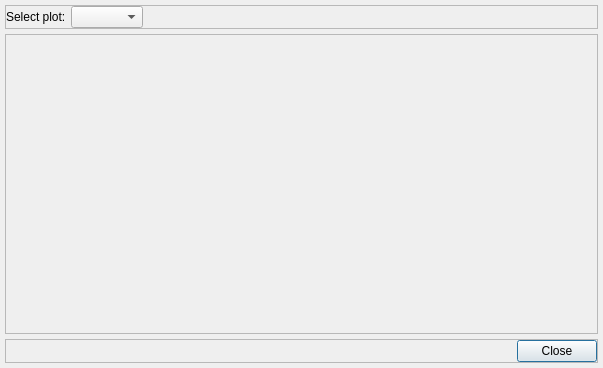
<?xml version="1.0" encoding="UTF-8"?>
<ui version="4.0">
 <class>CViewPlotsDialog</class>
 <widget class="QDialog" name="CViewPlotsDialog">
  <property name="windowModality">
   <enum>Qt::WindowModal</enum>
  </property>
  <property name="geometry">
   <rect>
    <x>0</x>
    <y>0</y>
    <width>603</width>
    <height>368</height>
   </rect>
  </property>
  <property name="windowTitle">
   <string>View plots</string>
  </property>
  <layout class="QVBoxLayout" name="mainLayout" stretch="0,1,0">
   <property name="spacing">
    <number>5</number>
   </property>
   <property name="margin">
    <number>5</number>
   </property>
   <item>
    <widget class="QFrame" name="frmPlotNames">
     <property name="frameShape">
      <enum>QFrame::StyledPanel</enum>
     </property>
     <property name="frameShadow">
      <enum>QFrame::Raised</enum>
     </property>
     <layout class="QHBoxLayout" name="frmPlotNamesLayout">
      <property name="spacing">
       <number>5</number>
      </property>
      <property name="margin">
       <number>0</number>
      </property>
      <item>
       <widget class="QLabel" name="lblPlotNamesDesc">
        <property name="text">
         <string>Select plot:</string>
        </property>
       </widget>
      </item>
      <item>
       <widget class="QComboBox" name="cbPlotNames"/>
      </item>
      <item>
       <spacer name="plotNamesSpacer">
        <property name="orientation">
         <enum>Qt::Horizontal</enum>
        </property>
        <property name="sizeHint" stdset="0">
         <size>
          <width>40</width>
          <height>20</height>
         </size>
        </property>
       </spacer>
      </item>
     </layout>
    </widget>
   </item>
   <item>
    <widget class="QStackedWidget" name="swPlots">
     <property name="sizePolicy">
      <sizepolicy hsizetype="Expanding" vsizetype="Expanding">
       <horstretch>0</horstretch>
       <verstretch>0</verstretch>
      </sizepolicy>
     </property>
     <property name="frameShape">
      <enum>QFrame::StyledPanel</enum>
     </property>
     <property name="frameShadow">
      <enum>QFrame::Sunken</enum>
     </property>
     <property name="currentIndex">
      <number>-1</number>
     </property>
    </widget>
   </item>
   <item>
    <widget class="QFrame" name="frmActions">
     <property name="frameShape">
      <enum>QFrame::StyledPanel</enum>
     </property>
     <property name="frameShadow">
      <enum>QFrame::Raised</enum>
     </property>
     <layout class="QHBoxLayout" name="frmActionsLayout">
      <property name="spacing">
       <number>5</number>
      </property>
      <property name="margin">
       <number>0</number>
      </property>
      <item>
       <spacer name="frmActionsSpacer">
        <property name="orientation">
         <enum>Qt::Horizontal</enum>
        </property>
        <property name="sizeHint" stdset="0">
         <size>
          <width>40</width>
          <height>20</height>
         </size>
        </property>
       </spacer>
      </item>
      <item>
       <widget class="QPushButton" name="btnClose">
        <property name="text">
         <string>Close</string>
        </property>
       </widget>
      </item>
     </layout>
    </widget>
   </item>
  </layout>
 </widget>
 <layoutdefault spacing="6" margin="11"/>
 <resources/>
 <connections>
  <connection>
   <sender>btnClose</sender>
   <signal>clicked()</signal>
   <receiver>CViewPlotsDialog</receiver>
   <slot>reject()</slot>
   <hints>
    <hint type="sourcelabel">
     <x>292</x>
     <y>236</y>
    </hint>
    <hint type="destinationlabel">
     <x>215</x>
     <y>325</y>
    </hint>
   </hints>
  </connection>
  <connection>
   <sender>cbPlotNames</sender>
   <signal>currentIndexChanged(int)</signal>
   <receiver>swPlots</receiver>
   <slot>setCurrentIndex(int)</slot>
   <hints>
    <hint type="sourcelabel">
     <x>46</x>
     <y>103</y>
    </hint>
    <hint type="destinationlabel">
     <x>292</x>
     <y>107</y>
    </hint>
   </hints>
  </connection>
 </connections>
</ui>
